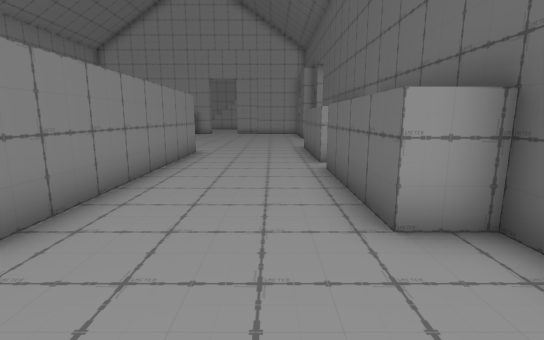
View 1 (above)

22 first-person views from a walk through a 3-D level made in the Unity game engine. The camera is 1.2 m above the floor, tilts 10° down and sees 85° across. The floor is counted in squares, 1 m on a side. Each view is taken from the middle of a square. On the plan, view 1 faces up. The plan holds only what a view shows up to about 13 squares ahead; the rest is blank. The place goes on beyond the plan. The player character is not drawn. Door leaves are left out, so doorways stand open.

View 2
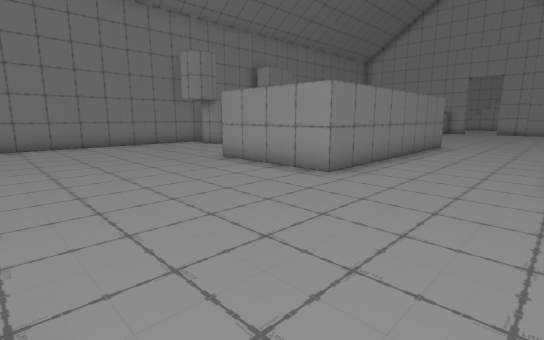

View 3
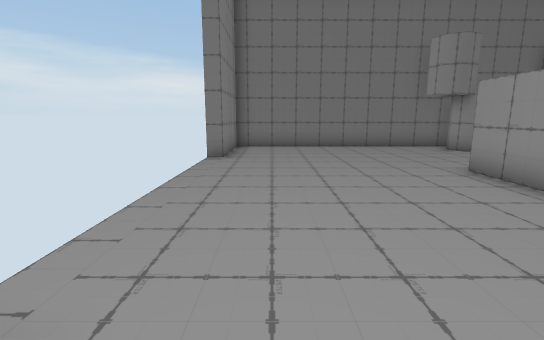

View 4
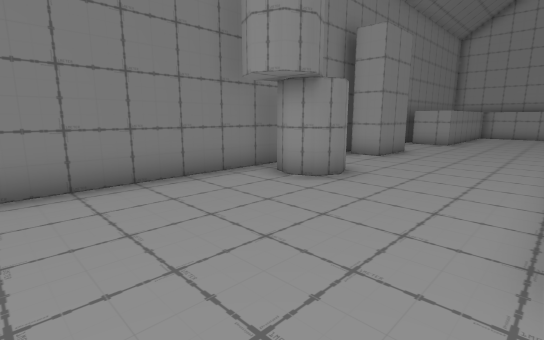

View 5
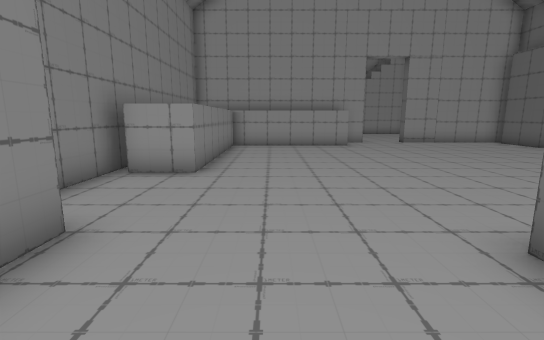

View 6
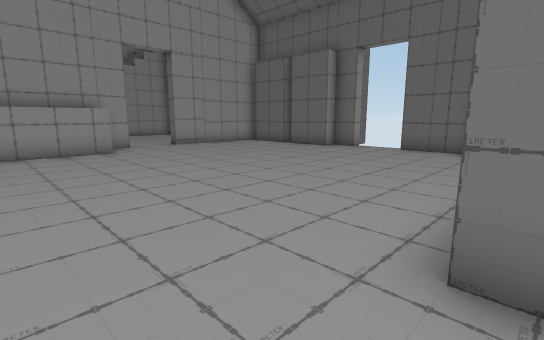

View 7
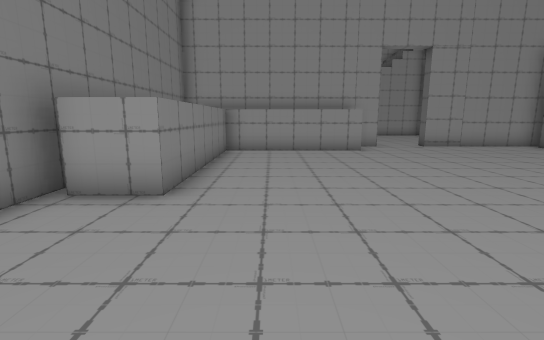

View 8
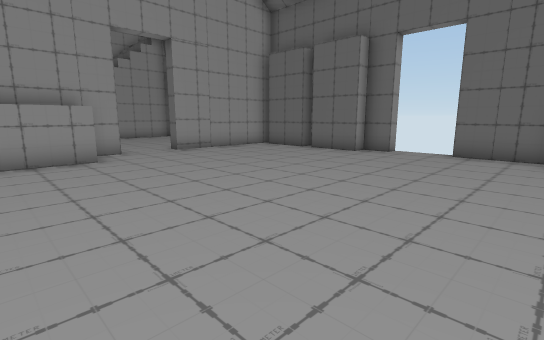

View 9
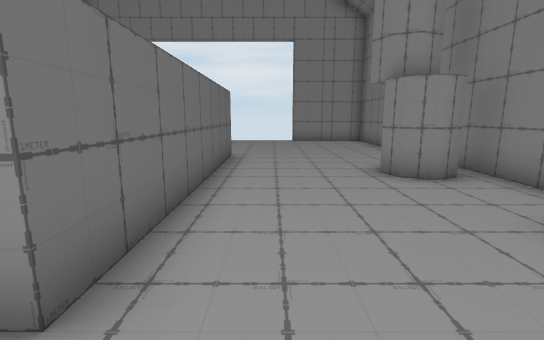

View 10
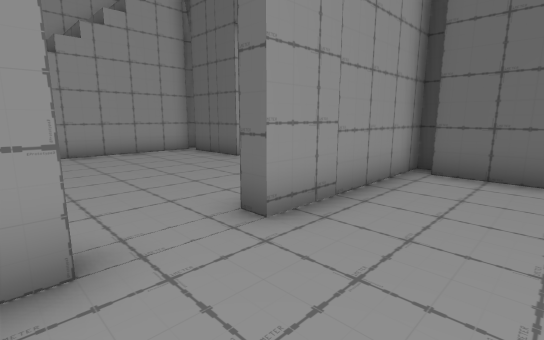

View 11
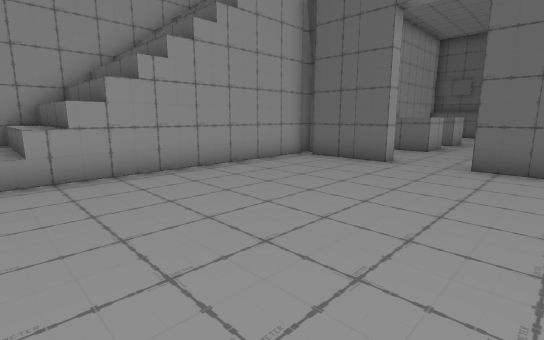

View 12
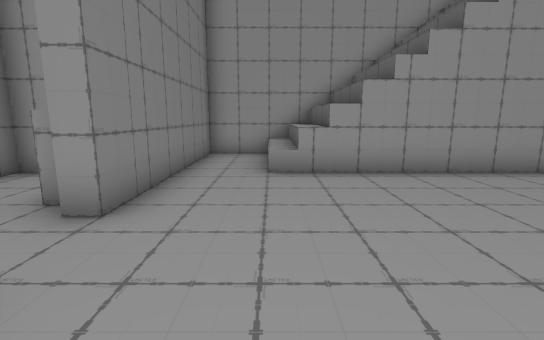

View 13
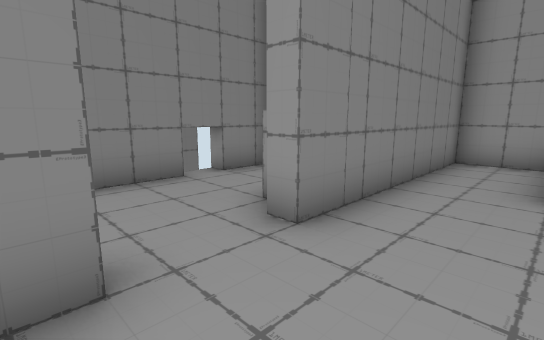

View 14
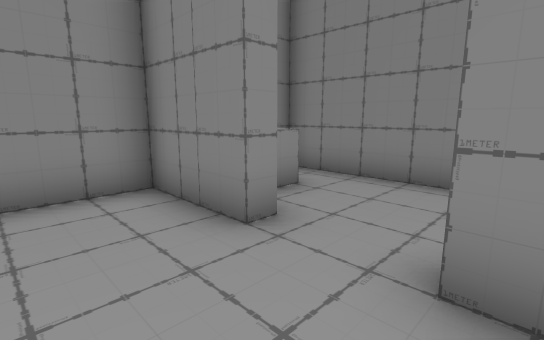

View 15
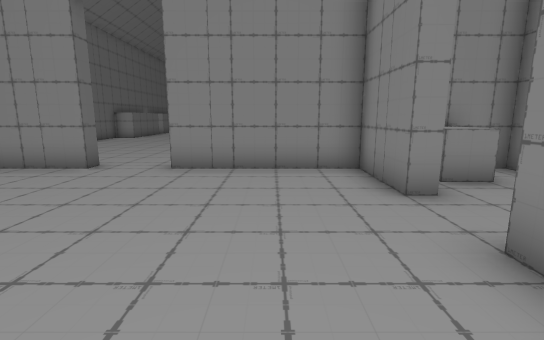

View 16
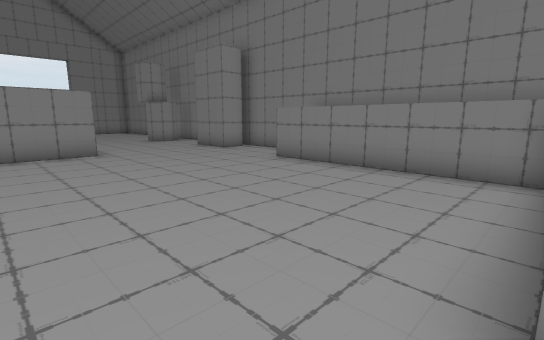

View 17
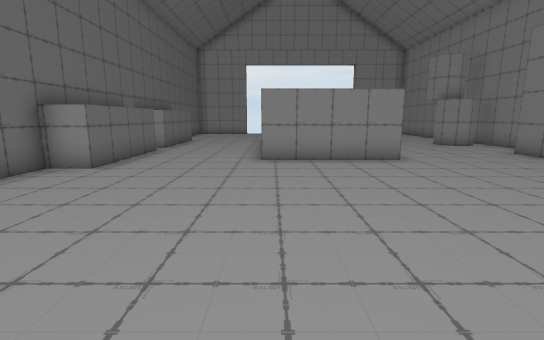

View 18
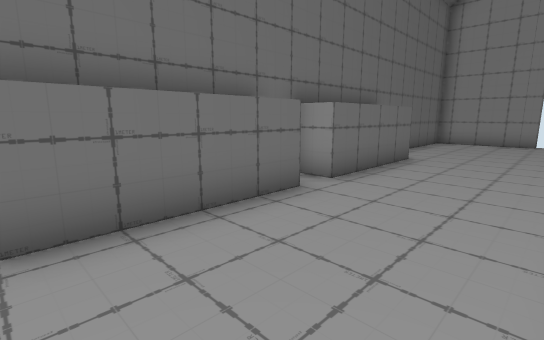

View 19
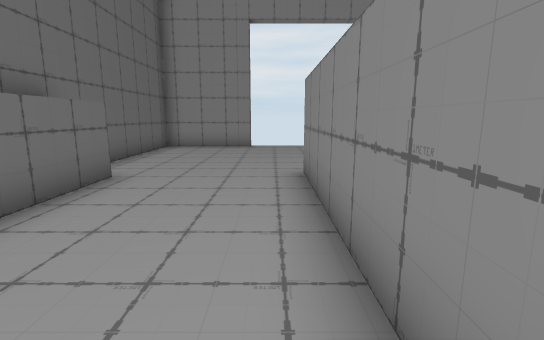

View 20
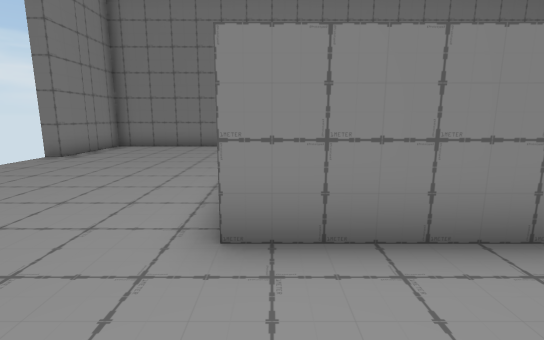

View 21
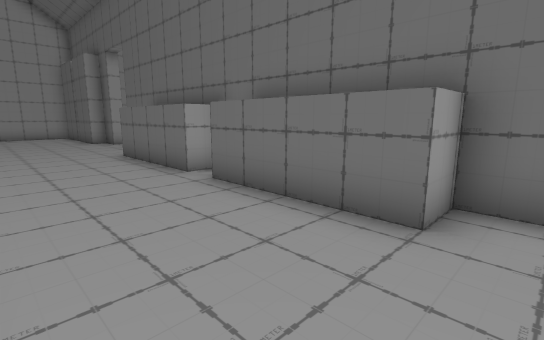

View 22
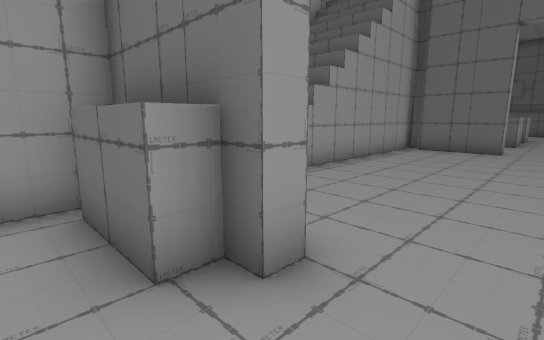

### Floor plan
Key: @ floor where view 1 was taken; # wall or solid block; x gap in a wall; . floor; / step, stairs or slope; = window, fence, low wall or low ledge; ^ raised ledge.
Columns run from 13 left of view 1 to 8 right of it. Each row starts with its distance up from view 1.
 34     ##########
 33     #.////////
 32     #.////////
 31 #####./////=###
 30 #..^#.........#
 29 #..^#.........#  ^
 28 #..^#.........#..^^^^^
 27 #.....................
 26 #..................
 25 #...#.........#
 24 #.^^#.........#
 23 ##^######..######
 22         .......##
 21   ^^^^^^.......#
 20 # ^............#
 19 # ^............#
 18 # ^............##
 17 # ^.............#
 16 # ^.............
 15 #^^.............
 14 #...............#
 13 #...............#
 12 #..............^#
 11 ###...........^^#
 10  ##...#####...^^#
  9 ###...#   #...^^#
  8 #.....#   #....^
  7 #.....#   #....^
  6 ###...#   #...^^#
  5 ###...#   #...^^#
  4 #.....#   #...^^#
  3 #.....#####....^#
  2 #...............#
  1 #...............#
  0 #............@..#
 -1 #...............#
 -2 #...............#
 -3 #...............#
 -4 ####x       x####

Where each view was taken, in squares from view 1:
view 1: 0 up, 0 right, facing up
view 2: 3 down, 1 right, facing up-left
view 3: 2 down, 0 right, facing left
view 4: 0 up, 7 left, facing up-left
view 5: 8 up, 9 left, facing up
view 6: 10 up, 9 left, facing up-right
view 7: 10 up, 9 left, facing up
view 8: 12 up, 8 left, facing up-right
view 9: 12 up, 8 left, facing down
view 10: 20 up, 5 left, facing up-right
view 11: 24 up, 7 left, facing up-right
view 12: 24 up, 7 left, facing up
view 13: 25 up, 7 left, facing up-left
view 14: 28 up, 7 left, facing down-left
view 15: 30 up, 7 left, facing down
view 16: 21 up, 4 left, facing down-left
view 17: 19 up, 3 left, facing down
view 18: 12 up, 2 left, facing down-right
view 19: 9 up, 2 left, facing down
view 20: 3 up, 0 right, facing left
view 21: 2 up, 2 left, facing up-right
view 22: 26 up, 11 left, facing up-right
